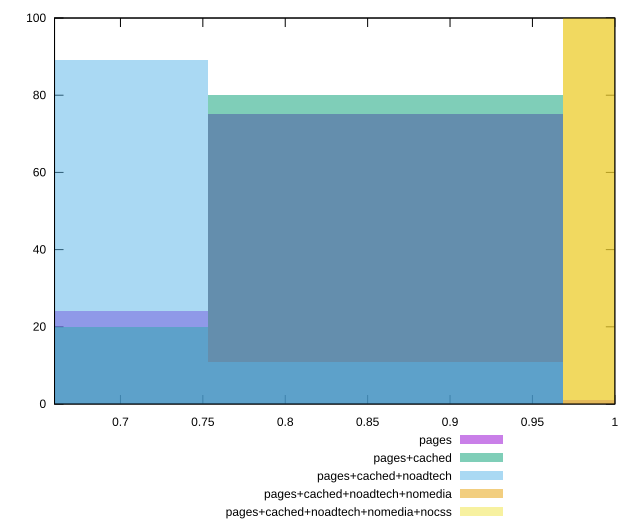

This chart was generated by the following gnuplot code:
reset

$pages <<EOF
1.0760893113522332 1
0.8608714490817865 75
0.6456535868113399 24
EOF

$pagesCached <<EOF
0.8608714490817865 80
0.6456535868113399 20
EOF

$pagesCachedNoadtech <<EOF
0.8608714490817865 11
0.6456535868113399 89
EOF

$pagesCachedNoadtechNomedia <<EOF
1.0760893113522332 100
EOF

$pagesCachedNoadtechNomediaNocss <<EOF
1.0760893113522332 100
EOF

set key outside below
set boxwidth 0.21521786227044662
set xrange [0.66:1]
set yrange [0:100]
set trange [0:100]
set style fill transparent solid 0.5 noborder
set terminal svg size 640, 530 enhanced background rgb 'white'
set output "report_00026_2021-02-22T21:38:55.199Z/offscreen-images/comparison/histogram/all_score.svg"

plot $pages title "pages" with boxes, \
     $pagesCached title "pages+cached" with boxes, \
     $pagesCachedNoadtech title "pages+cached+noadtech" with boxes, \
     $pagesCachedNoadtechNomedia title "pages+cached+noadtech+nomedia" with boxes, \
     $pagesCachedNoadtechNomediaNocss title "pages+cached+noadtech+nomedia+nocss" with boxes

reset
